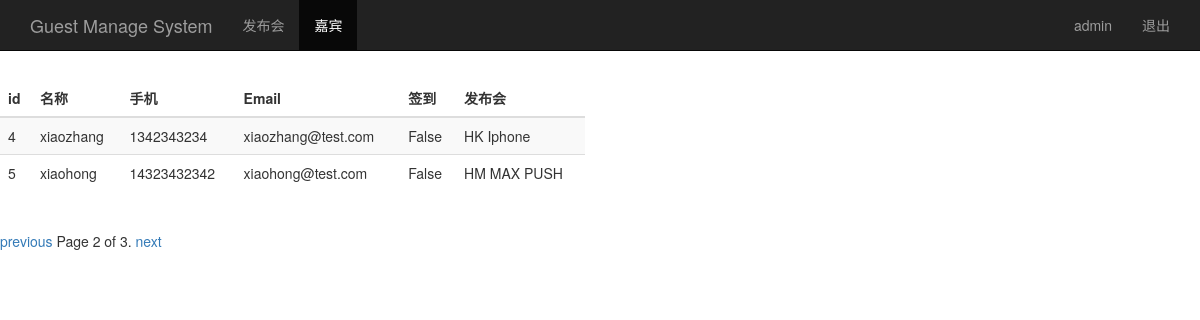
The page /guest_manage/?page=2 (signed in) on the database its author committed.
### sign/models.py (models this page shows, shortened)
class Guest(models.Model):
	event = models.ForeignKey(Event) #关联发布会id
	realname = models.CharField(max_length=64) #姓名
	phone = models.CharField(max_length=16) #手机号
	email = models.EmailField() #邮箱
	sign = models.BooleanField() #签到状态
	creat_time = models.DateTimeField(auto_now=True) #创建时间（自动或当前时间）
	class Meta:
		unique_together = ('event','phone')

class Event(models.Model):
	name = models.CharField(max_length=100) #发布会标题
	limit = models.IntegerField() #参加人数
	status = models.BooleanField() #状态
	address = models.CharField(max_length=200) #地址
	start_time = models.DateTimeField('event_time') #发布会时间
	creat_time = models.DateTimeField(auto_now=True) #创建时间（自动获取当前时间）
	def __str__(self):
		return self.name

### sign/views.py (the view)
# urls.py: url(r'^guest_manage/$', views.guest_manage),
@login_required
def guest_manage(request):
	guest_list = Guest.objects.all()
	username = request.session.get('user','')
	paginator = Paginator(guest_list, 2)
	p = request.GET.get('page')
	try:
		contacts = paginator.page(p)
	except PageNotAnInteger:
		contacts = paginator.page(1)
	except EmptyPage:
		contacts = paginator.page(paginator.num_pages)
	return render(request, 'guest_manage.html',{'user':username,'guests':contacts})

### sign/templates/guest_manage.html (shortened to what this page needs)
<!DOCTYPE html>
<html lang="zh-CN">
<head>
    {% load bootstrap3 %}
    {% bootstrap_css %}
</head>
<body>
    <nav class="navbar navbar-inverse navbar-fixed-top">
    	<div class="container">
    		<div class="navbar-header">
    			<a href="/event_manage/" class="navbar-brand"> Guest Manage System</a>
    		</div>
    		<div id='navbar' class="collapse navbar-collapse">
    			<ul class='nav navbar-nav'>
    				<li ><a href="/event_manage/">发布会</a></li>
    				<li class="active"><a href="#">嘉宾</a></li>
    			</ul>
    			<ul class="nav navbar-nav navbar-right">
    				<li><a href="#">{{user}}</a></li>
    				<li><a href="/logou/">退出</a></li>
    			</ul>
    		</div>
    	</div>
    </nav>
    <div class="row" style="padding-top: 80px;">
    	<div class="col-md-6">
    		<table class="table table-striped">
    			<thead>
    				<tr>
    					<th>id</th><th>名称</th><th>手机</th><th>Email</th><th>签到</th><th>发布会</th>
    				</tr>
    			</thead>
    			<tbody>
    				{% for guest in guests %}
    					<tr>
    						<td>{{ guest.id }}</td>
    						<td>{{ guest.realname }}</td>
    						<td>{{ guest.phone }}</td>
    						<td>{{ guest.email }}</td>
    						<td>{{ guest.sign }}</td>
                            <td>{{ guest.event }}</td>
    					</tr>
    				{% endfor %}
    			</tbody>
    		</table>
    	</div>
    </div>
    <div class='pagination'>
        <span class='step-links'>
            {% if guests.has_previous %}
                <a href="?page={{guests.previous_page_number}}">previous</a>
            {% endif %}
                <span class='current'>
                    Page {{guests.number}} of {{guests.paginator.num_pages}}.
                </span>
            {% if guests.has_next %}
                <a href="?page={{guests.next_page_number}}">next</a>
            {% endif %}
        </span>
    </div>
</html>

### rows shown on the page
Guest: id "4", realname "xiaozhang", phone "1342343234", email "xiaozhang@test.com", sign "False", event "HK Iphone"
Guest: id "5", realname "xiaohong", phone "14323432342", email "xiaohong@test.com", sign "False", event "HM MAX PUSH"

### other values the page prints
{{ user }} "admin"
{{ guests.number }} "2"
{{ guests.paginator.num_pages }} "3"
